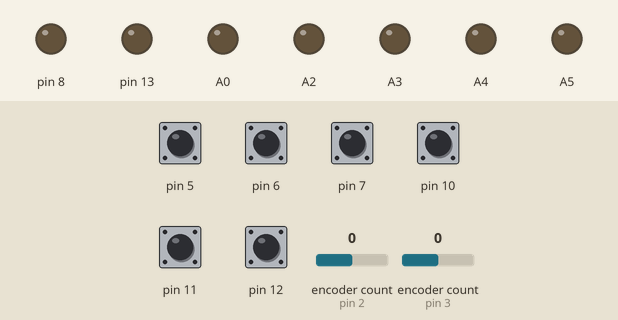
This sketch was run on a simulated Arduino Uno, built with avr-gcc and run on an emulated ATmega328P. Parts: output pins drawn as LEDs (lit = HIGH). The inputs (shaded band) are chosen by the test bench; at power-on: pin 5–7, pin 10–12 HIGH, encoder count (sensors on pin 2, pin 3) 0. What the sketch prints to the serial monitor is not drawn.

Above: at 1.2 s.
1.3 s: pin 5 pulled LOW for 0.15 s
At 1.38 s:
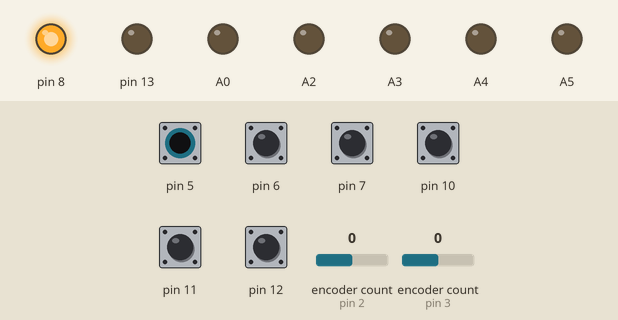
2.9 s: pin 6 pulled LOW for 0.15 s
At 2.98 s:
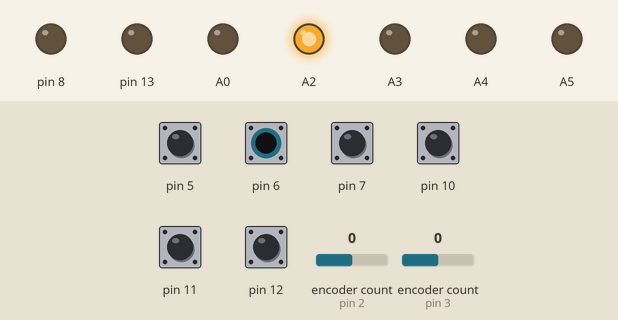
4.5 s: pin 7 pulled LOW for 0.15 s
At 4.58 s:
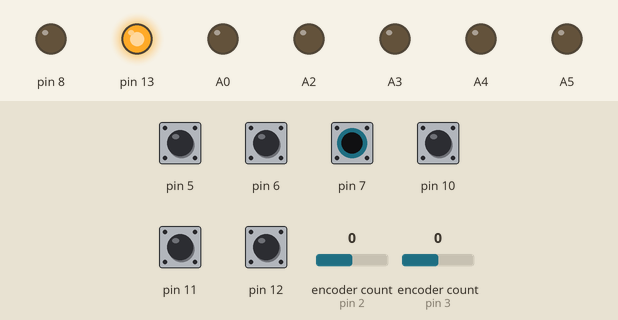
6.1 s: pin 10 pulled LOW for 0.15 s
At 6.18 s:
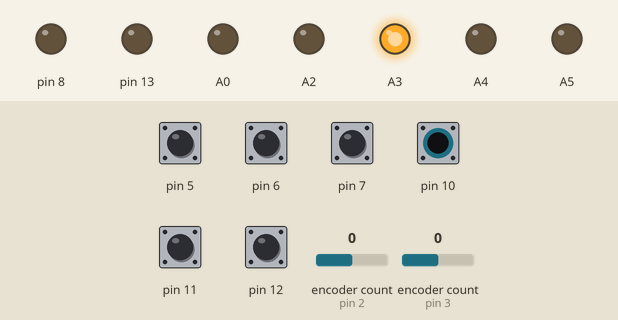
7.7 s: pin 11 pulled LOW for 0.15 s
At 7.78 s:
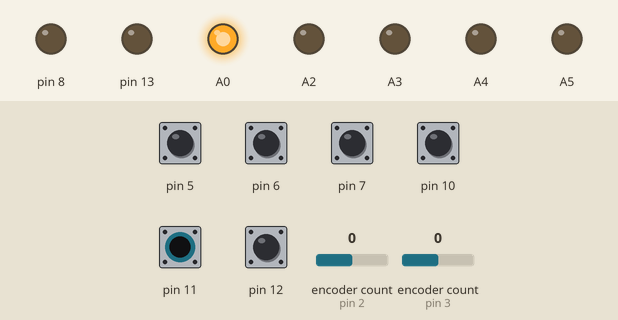
9.3 s: pin 12 pulled LOW for 0.15 s
At 9.38 s:
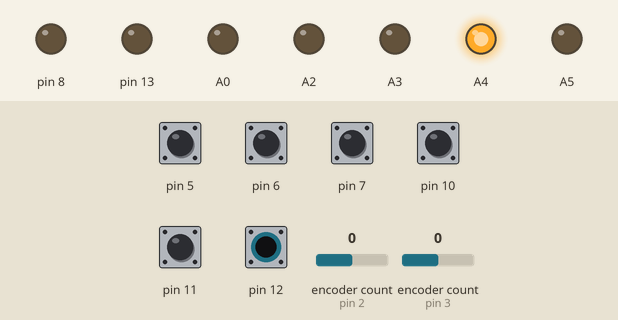
Timing chart, 0 to 11.9 s (numbered marks = the images above; inputs shaded):
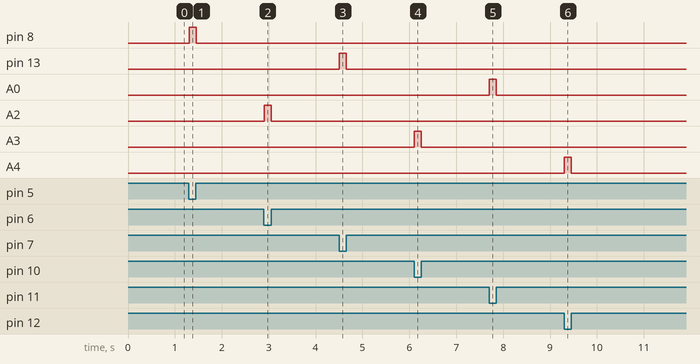

Measured:
- after the input at 1.3 s, pin 8: LOW → HIGH at once, → LOW 0.15 s later
- after the input at 2.9 s, A2: LOW → HIGH at once, → LOW 0.15 s later
- after the input at 4.5 s, pin 13: LOW → HIGH at once, → LOW 0.15 s later
- after the input at 6.1 s, A3: LOW → HIGH at once, → LOW 0.15 s later
- after the input at 7.7 s, A0: LOW → HIGH at once, → LOW 0.15 s later
- after the input at 9.3 s, A4: LOW → HIGH at once, → LOW 0.15 s later

The sketch:

SDVXCon.ino
```cpp
// Arduino Uno Sound Voltex Controller Script
// By 5argon
// https://github.com/5argon/SDVXArduinoUno
// Contact - @5argondesu

//Sketch -> Include Library > Manage Library... > Search for "Encoder" then install it.
#include <Encoder.h>

//Uncomment to send serial button/knob message to Arduino debug console to test if your connection work or not without the game.
//When debugging, serial message also activates pin 1 (TX), so if your config used pin 1 this may causes problems.
//When actually using, you MUST comment out; As debug message is the same channel as keyboard message.
//(If you forgot, a push of some button might quit your works without saving and shutdown your computer at the same time.)
//#define SERIAL_DEBUGGING

// -- Setup your button connections to the Arduino Uno pins here. --

//Button switch. The other side should be connecting to GND. (Switch is in pull-up mode when not pressed)
int const BTA = 0;
int const BTB = 12;
int const BTC = 6;
int const BTD = 11;
int const FXL = 5;
int const FXR = 7;
int const START = 10;

//Button's LED. From the pin below to LED + resistor to GND.
int const BTLA = A5;
int const BTLB = A4;
int const BTLC = A2;
int const BTLD = A0;
int const FXLL = 8;
int const FXLR = 13;
int const STARTL = A3;

//Encoders. If you are using a Copal, the white cable is A and the green cable is B. (Red goes to 5V and black goes to GND)
//VOLL is the left encoder, VOLR is the right encoder. Please DO NOT use pin 13 on Uno. (LED connected pin)

//You MUST connect one of each encoder's white or green cable to pin 2 and 3. These 2 pins on an Uno are special external interrupt pins. (It's fast)
//For example, VOLLA = 2 and VOLRA = 3. (both encoder's white). The green cable can choose any pin.
//In short, this will make both encoder good. Without this you will die on Firestorm EXH.

int const VOLLA = 2;
int const VOLLB = 4;
int const VOLRA = 3;
int const VOLRB = 9;

// -- Key mapping --
// Go to http://www.usb.org/developers/hidpage/Hut1_12v2.pdf page 53
// For the list of key specifications from official USB devs.
// Or this for Japanese keyboards http://www2d.biglobe.ne.jp/~msyk/keyboard/layout/usbkeycode.html (look at the last column, it's in HEX)

uint8_t keyBTA = 22; //s
uint8_t keyBTB = 7; //d
uint8_t keyBTC = 14; //k
uint8_t keyBTD = 15; //l

uint8_t keyFXL = 6; //c
uint8_t keyFXR = 16; //m
//日本人の方はこちらです
//uint8_t keyFXL = 0x8A; //無変換
//uint8_t keyFXR = 0x8B; //変換


uint8_t keySTART = 40 ; //Enter

uint8_t keyVOLLCCW = 20; //q
uint8_t keyVOLLCW = 26; //w
uint8_t keyVOLRCCW = 18; //o
uint8_t keyVOLRCW = 19; //p

// -- More options --

//If you experience double presses of buttons when you pressed only once, try increasing this value.
unsigned const long debounceDelay = 5;
//Bigger value makes the knob less sensitive. Note that it should not be 0. When it's 0 when you spin quickly the knob will report both CW and CCW directions.
//Value too low can also make the knob go either direction randomly when you just touch the knob.
unsigned const long spinTolerance = 4;

// ----

Encoder encL(VOLLA,VOLLB);
Encoder encR(VOLRA,VOLRB);
long encLPosition, encRPosition = 0;

uint8_t buf[8] = { 0 };

typedef enum KnobState {
  CW,
  CCW,
  Stop
} KnobState;

bool BTAState, BTBState, BTCState, BTDState, FXLState, FXRState, StartState = LOW;
bool BTAHwState, BTBHwState, BTCHwState, BTDHwState, FXLHwState, FXRHwState, StartHwState = LOW;
KnobState VOLLState, VOLRState = Stop;
unsigned long BTADebounce, BTBDebounce, BTCDebounce, BTDDebounce, FXLDebounce, FXRDebounce, StartDebounce = 0;

void setup() {
  // put your setup code here, to run once:
  Serial.begin(9600);

  setupButton(BTA);
  setupButton(BTB);
  setupButton(BTC);
  setupButton(BTD);
  setupButton(FXL);
  setupButton(FXR);
  setupButton(START);

  setupLED(BTLA);
  setupLED(BTLB);
  setupLED(BTLC);
  setupLED(BTLD);
  setupLED(FXLL);
  setupLED(FXLR);
  setupLED(STARTL);
}

void setupButton(int button)
{
  pinMode(button, INPUT_PULLUP);
}

void setupLED(int led)
{
  pinMode(led, OUTPUT);
}

void checkButton(int button)
{
  int hardwareState = digitalRead(button);

  if(hardwareState != getButtonHwState(button))
  {
    setDebounce(button,millis());
  }

  if((millis() - getDebounce(button)) > debounceDelay)
  {
    if(hardwareState == HIGH)
    {
      if(getButtonState(button) == HIGH)
      {
       lightOff(button);
       setButtonState(button,LOW);
       buttonReleaseAction(button);
      }
    }
    else
    {
      if(getButtonState(button) == LOW)
      {
        lightOn(button);
        releaseKey(button);
        setButtonState(button,HIGH);
        buttonPressAction(button);
      }
    }
  }
  setButtonHwState(button,hardwareState);
}

void lightOff(int inputPin)
{
  digitalWrite(buttonToLight(inputPin), LOW);
}

void lightOn(int inputPin)
{
  digitalWrite(buttonToLight(inputPin), HIGH);
}

void checkKnob(int knobA, int knobB)
{
  int readPosition;
  if(knobA == VOLLA || knobB == VOLLB)
  {
    readPosition = encL.read();

    if(readPosition > (long)(encLPosition + spinTolerance))
    {
      knobLActionCCW();
      encLPosition = readPosition;
    }
    else if(readPosition < (long)(encLPosition - spinTolerance) )
    {
      knobLActionCW();
      encLPosition = readPosition;
    }
    else
    {
      knobLActionStop();
    }

  }
  else
  {
    readPosition = encR.read();

    if(readPosition > (long)(encRPosition + spinTolerance))
    {
      knobRActionCCW();
      encRPosition = readPosition;
    }
    else if(readPosition < (long)(encRPosition - spinTolerance) )
    {
      knobRActionCW();
      encRPosition = readPosition;
    }
    else
    {
      knobRActionStop();
    }

  }
}

void knobLActionCW()
{
  debugInput("Spin",VOLLA);
  setVolLState(CW);
}

void knobLActionCCW()
{
  debugInput("Spin",VOLLB);
  setVolLState(CCW);
}

void knobRActionCW()
{
  debugInput("Spin",VOLRA);
  setVolRState(CW);
}

void knobRActionCCW()
{
  debugInput("Spin",VOLRB);
  setVolRState(CCW);
}

void knobLActionStop()
{
  setVolLState(Stop);
}

void knobRActionStop()
{
  setVolRState(Stop);
}

void setVolLState(KnobState state)
{
  //only set and send if state changes.
  if(VOLLState != state)
  {
    VOLLState = state;
    serialFromState();
  }
}

void setVolRState(KnobState state)
{
  //only set and send if state changes.
  if(VOLRState != state)
  {
    VOLRState = state;
    serialFromState();
  }
}

void buttonPressAction(int button)
{
  debugInput("Pressed",button);
  serialFromState();
}

void buttonReleaseAction(int button)
{
  debugInput("Released",button);
  serialFromState();
}

void serialFromState()
{
  //USB HID limits to 6 keys, which SDVX has 6 + 2 knobs.
  //We prioritize buttons first as the knobs can be repeatedly pressed and released.

  //Check buttons
  int buttons[7] = {BTA,BTB,BTC,BTD,FXL,FXR,START};
  int slotIndex = 2;
  for( int i = 0; i < 7; i++)
  {
    if(getButtonState(buttons[i]) == HIGH)
    {
      buf[slotIndex] = getKey(buttons[i]);
      slotIndex++;
    }
  }

  //Check knobs, if there are more spaces in the message.

  if(slotIndex < 8)
  {
    if(VOLLState == CW)
    {
      buf[slotIndex] = getKey(VOLLB);
      slotIndex++;
    }
    else if (VOLLState == CCW)
    {
      buf[slotIndex] = getKey(VOLLA);
      slotIndex++;
    }
  }

  if(slotIndex < 8)
  {
    if(VOLRState == CW)
    {
      buf[slotIndex] = getKey(VOLRB);
      slotIndex++;
    }
    else if (VOLRState == CCW)
    {
      buf[slotIndex] = getKey(VOLRA);
      slotIndex++;
    }
  }

  //Fill remainings with zeroes. This will be a key-release also.
  for(int i = slotIndex; i < 8; i++)
  {
    buf[slotIndex] = 0;
  }

  //Send the message
  Serial.write(buf, 8);

}

uint8_t getKey(int inputPin)
{
  switch(inputPin)
  {
    case BTA:
    {
      return keyBTA;
      break;
    }
    case BTB:
    {
      return keyBTB;
      break;
    }
    case BTC:
    {
      return keyBTC;
      break;
    }
    case BTD:
    {
      return keyBTD;
      break;
    }
    case FXL:
    {
      return keyFXL;
      break;
    }
    case FXR:
    {
      return keyFXR;
      break;
    }
    case START:
    {
      return keySTART;
      break;
    }
    case VOLLA:
    {
      return keyVOLLCCW;
      break;
    }
    case VOLLB:
    {
      return keyVOLLCW;
      break;
    }
    case VOLRA:
    {
      return keyVOLRCCW;
      break;
    }
    case VOLRB:
    {
      return keyVOLRCW;
      break;
    }
  }
}

void debugInput(String message, int inputPort)
{
  #ifdef SERIAL_DEBUGGING
  Serial.print(message);
  Serial.print(" - ");
  Serial.println(getName(inputPort));
  #endif
}

void setButtonState(int button, bool state)
{
  switch(button)
  {
    case BTA:
    {
      BTAState = state;
      break;
    }
    case BTB:
    {
      BTBState = state;
      break;
    }
    case BTC:
    {
      BTCState = state;
      break;
    }
    case BTD:
    {
      BTDState = state;
      break;
    }
    case FXL:
    {
      FXLState = state;
      break;
    }
    case FXR:
    {
      FXRState = state;
      break;
    }
    case START:
    {
      StartState = state;
      break;
    }
  }
}

bool getButtonState(int button)
{
  switch(button)
  {
    case BTA:
    {
      return BTAState;
      break;
    }
    case BTB:
    {
      return BTBState;
      break;
    }
    case BTC:
    {
      return BTCState;
      break;
    }
    case BTD:
    {
      return BTDState;
      break;
    }
    case FXL:
    {
      return FXLState;
      break;
    }
    case FXR:
    {
      return FXRState;
      break;
    }
    case START:
    {
      return StartState;
      break;
    }
  }
}

String getName(int inputPort)
{
  switch(inputPort)
  {
    case BTA:
    {
      return "BTA";
      break;
    }
    case BTB:
    {
      return "BTB";
      break;
    }
    case BTC:
    {
      return "BTC";
      break;
    }
    case BTD:
    {
      return "BTD";
      break;
    }
    case FXL:
    {
      return "FXL";
      break;
    }
    case FXR:
    {
      return "FXR";
      break;
    }
    case START:
    {
      return "START";
      break;
    }
    case VOLLA:
    {
      return "VOL-L CW";
      break;
    }
    case VOLLB:
    {
      return "VOL-L CCW";
      break;
    }
    case VOLRA:
    {
      return "VOL-R CW";
      break;
    }
    case VOLRB:
    {
      return "VOL-R CCW";
      break;
    }
  }
}

bool getButtonHwState(int button)
{
  switch(button)
  {
    case BTA:
    {
      return BTAHwState;
      break;
    }
    case BTB:
    {
      return BTBHwState;
      break;
    }
    case BTC:
    {
      return BTCHwState;
      break;
    }
    case BTD:
    {
      return BTDHwState;
      break;
    }
    case FXL:
    {
      return FXLHwState;
      break;
    }
    case FXR:
    {
      return FXRHwState;
      break;
    }
    case START:
    {
      return StartHwState;
      break;
    }
  }
}

void setButtonHwState(int button, bool state)
{
  switch(button)
  {
    case BTA:
    {
      BTAHwState = state;
      break;
    }
    case BTB:
    {
      BTBHwState = state;
      break;
    }
    case BTC:
    {
      BTCHwState = state;
      break;
    }
    case BTD:
    {
      BTDHwState = state;
      break;
    }
    case FXL:
    {
      FXLHwState = state;
      break;
    }
    case FXR:
    {
      FXRHwState = state;
      break;
    }
    case START:
    {
      StartHwState = state;
      break;
    }
  }
}

void setDebounce(int button, unsigned long value)
{
  switch(button)
  {
    case BTA:
    {
      BTADebounce = value;
      break;
    }
    case BTB:
    {
      BTBDebounce = value;
      break;
    }
    case BTC:
    {
      BTCDebounce = value;
      break;
    }
    case BTD:
    {
      BTDDebounce = value;
      break;
    }
    case FXL:
    {
      FXLDebounce = value;
      break;
    }
    case FXR:
    {
      FXRDebounce = value;
      break;
    }
    case START:
    {
      StartDebounce = value;
      break;
    }
  }
}

unsigned long getDebounce(int button)
{
  switch(button)
  {
    case BTA:
    {
      return BTADebounce;
      break;
    }
    case BTB:
    {
      return BTBDebounce;
      break;
    }
    case BTC:
    {
      return BTCDebounce;
      break;
    }
    case BTD:
    {
      return BTDDebounce;
      break;
    }
    case FXL:
    {
      return FXLDebounce;
      break;
    }
    case FXR:
    {
      return FXRDebounce;
      break;
    }
    case START:
    {
      return StartDebounce;
    }
  }
}

int buttonToLight(int button)
{
    switch(button)
  {
    case BTA:
    {
      return BTLA;
      break;
    }
    case BTB:
    {
      return BTLB;
      break;
    }
    case BTC:
    {
      return BTLC;
      break;
    }
    case BTD:
    {
      return BTLD;
      break;
    }
    case FXL:
    {
      return FXLL;
      break;
    }
    case FXR:
    {
      return FXLR;
      break;
    }
    case START:
    {
      return STARTL;
      break;
    }
  }
}

void loop() {
  checkButton(BTA);
  checkButton(BTB);
  checkButton(BTC);
  checkButton(BTD);
  checkButton(FXL);
  checkButton(FXR);
  checkButton(START);

  checkKnob(VOLLA, VOLLB);
  checkKnob(VOLRA, VOLRB);
}

void pressKey()
{
  //buf[2] = 128;
  //Serial.write(buf, 8);
}

void releaseKey(int button)
{
  //buf[0] = 0;
 // buf[2] = 0;
 // Serial.write(buf, 8);  // Release key
}
```
